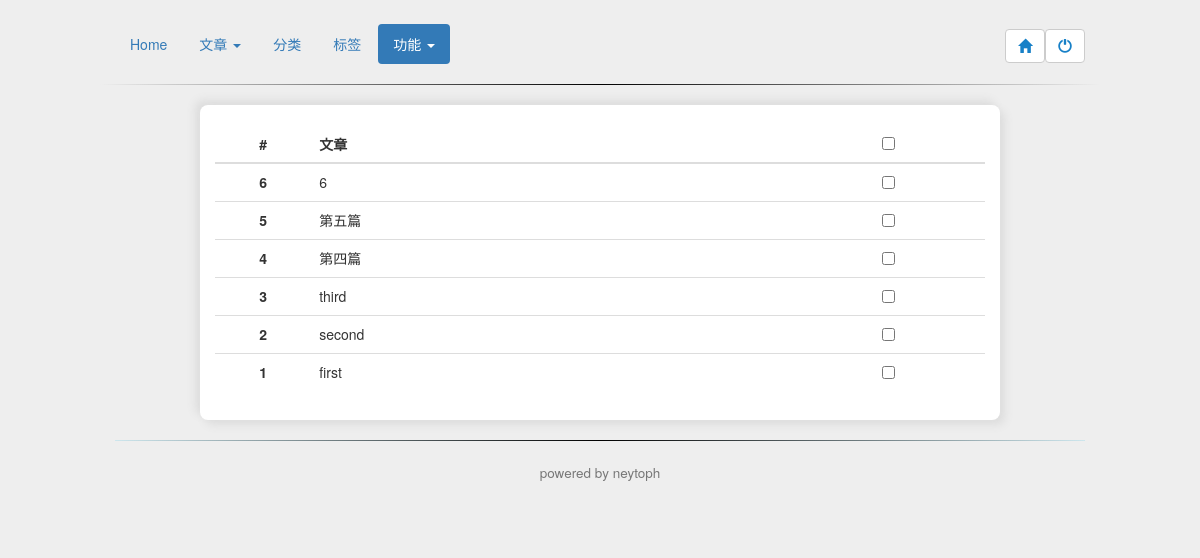
Page /index.php/admin/others/output on the earlier database version.
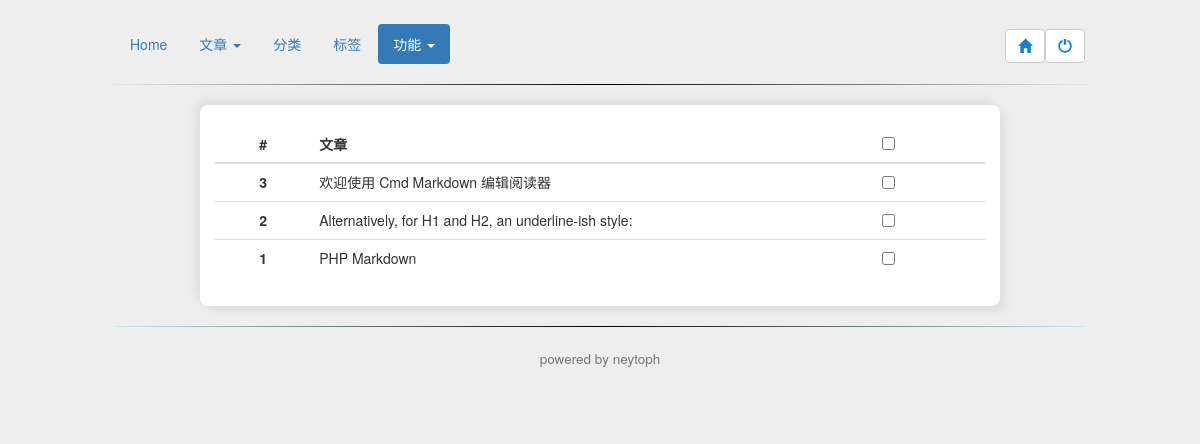
Same page on the later database version.
### tables this page shows
CREATE TABLE IF NOT EXISTS `articles` (
  `id` int(10) unsigned NOT NULL AUTO_INCREMENT,
  `title` varchar(255) NOT NULL,
  `content` text NOT NULL,
  `category` varchar(50) NOT NULL,
  `tag` varchar(100) NOT NULL,
  `published_at` datetime NOT NULL,
  `pv` int(50) unsigned NOT NULL DEFAULT '1',
  PRIMARY KEY (`id`)
);

### application/controllers/admin/Others.php (called while the page is built, shortened)
<?php
class Others extends CI_Controller {
	public function output()
	{
        $this->load->library('pagination');
        $config = $this->getPaginationConfig();
        $row = $this->uri->segment(4);
        $row = isset($row) ? $row : 0;
        $this->load->model('articles_model');
        $data['data'] = $this->articles_model->getArticlesDuring($row, $config['per_page']);
        $data['cur_title'] = array('','','','','active');
        $this->load->view('header');
        $this->load->view('admin/menu', $data);
        $this->load->view('admin/others_output', $data);
        $this->load->view('footer');
	}
	private function getPaginationConfig(){
		$this->load->database();
		$this->load->helper('url');
		$config['base_url'] = site_url('Others/output');
		$config['total_rows'] = $this->db->count_all('articles');
		$config['per_page'] = '10';
		$config['num_links'] = 3 ;
		$config['last_link'] = '末页';
		$config['first_link'] = '首页';
		$config['prev_link'] = false;
		$config['next_link'] = false;
		$config['first_tag_open'] = '<li>';
		$config['first_tag_close'] = '</li><li><a>...</a></li>';
		$config['last_tag_open'] = '<li><a>...</a></li><li>';
		$config['last_tag_close'] = '</li>';
		$config['cur_tag_open'] = '<li class="active"><a href="">';
		$config['cur_tag_close'] = '</li></a>';
		$config['num_tag_open'] = '<li>';
	 	$config['num_tag_close'] = '</li>';
	 	$config['prev_tag_open'] = '<li>';
		$config['prev_tag_close'] = '</li>';
		$config['next_tag_open'] = '<li>';
		$config['next_tag_close'] = '</li>';
		return $config;
	}
}

### index.php (called while the page is built, shortened)
<?php
require_once BASEPATH.'core/CodeIgniter.php';

### application/models/articles_model.php (called while the page is built, shortened)
<?php
class Articles_model extends CI_Model {
	public function getArticlesDuring($offset,$row){
		$sql="select * from articles order by id DESC limit {$offset},{$row}";
		$data = $this->db->query($sql)->result_array();
		return $data;
	}
}

### application/config/config.php (called while the page is built, shortened)
<?php
$config['base_url'] = 'http://localhost/blog/';
$config['index_page'] = 'index.php';
$config['uri_protocol']	= 'REQUEST_URI';
$config['url_suffix'] = '';
$config['language']	= 'english';
$config['charset'] = 'UTF-8';
$config['enable_hooks'] = FALSE;
$config['subclass_prefix'] = 'MY_';
$config['composer_autoload'] = FALSE;
$config['permitted_uri_chars'] = 'a-z 0-9~%.:_\-';
$config['allow_get_array'] = TRUE;
$config['enable_query_strings'] = FALSE;
$config['controller_trigger'] = 'c';
$config['function_trigger'] = 'm';
$config['directory_trigger'] = 'd';
$config['log_threshold'] = 0;
$config['log_path'] = '';
$config['log_file_extension'] = '';
$config['log_file_permissions'] = 0644;
$config['log_date_format'] = 'Y-m-d H:i:s';
$config['error_views_path'] = '';
$config['cache_path'] = '';
$config['cache_query_string'] = FALSE;
$config['encryption_key'] = '';
$config['sess_driver'] = 'files';
$config['sess_cookie_name'] = 'ci_session';
$config['sess_expiration'] = 7200;
$config['sess_save_path'] = NULL;
$config['sess_match_ip'] = FALSE;
$config['sess_time_to_update'] = 300;
$config['sess_regenerate_destroy'] = FALSE;
$config['cookie_prefix']	= '';
$config['cookie_domain']	= '';
$config['cookie_path']		= '/';
$config['cookie_secure']	= FALSE;
$config['cookie_httponly'] 	= FALSE;
$config['standardize_newlines'] = FALSE;
$config['global_xss_filtering'] = FALSE;
$config['csrf_protection'] = FALSE;
$config['csrf_token_name'] = 'csrf_test_name';
$config['csrf_cookie_name'] = 'csrf_cookie_name';
$config['csrf_expire'] = 7200;
$config['csrf_regenerate'] = TRUE;
$config['csrf_exclude_uris'] = array();
$config['compress_output'] = FALSE;
$config['time_reference'] = 'local';
$config['rewrite_short_tags'] = FALSE;
$config['proxy_ips'] = '';

### application/views/admin/others_output.php (the view, shortened to what this page needs)
<div class="col-sm-8  col-sm-offset-2 col-xs-10 col-xs-offset-1" style="background-color: #FFF;border-radius: 8px;box-shadow:5px 5px 8px #DDDDDD,-5px -5px 8px #DDDDDD;">
   <table class="table table-hover" style="margin-top:20px;margin-bottom:-15px">
      <thead >
         <tr>
            <th class="text-center">#</th>
            <th>文章</th>
            <th class="text-center"><input type="checkbox" value=""></th>
         </tr>
      </thead>
      <tbody>
         <?php foreach ($data as $key => $value): ?>
            <tr>
               <th class="text-center col-sm-1"><?php echo $value['id']?></th>
               <td class="col-sm-5"><?php echo $value['title']?></td>
               <td class="text-center col-sm-2"><input type="checkbox" value=""></td>
            </tr>
         <?php endforeach ?>
      </tbody>
   </table>
         <center>
      </center>
</div>

### application/views/header.php (shortened to what this page needs)
<!DOCTYPE html>
<html>
<head>
  <link rel="stylesheet" href="//cdn.bootcss.com/bootstrap/3.3.5/css/bootstrap.min.css">
  <link rel="stylesheet" href="<?php echo base_url('/public/css/github-markdown.css')?>">
  <link rel="stylesheet" href="<?php echo base_url('/public/css/bootstrap-datetimepicker.min.css')?>"/>
</head>
<body style="background-color: #EEE">

### application/views/admin/menu.php (shortened to what this page needs)
<div class="menu">
    <div class="col-sm-10 col-sm-offset-1 "style="padding-top:2%">
      <div class="row">
          <div class="col-xs-12">
            <ul class="nav nav-pills">
             <li class="<?php echo $cur_title[0];?>"><?php echo anchor("admin/index","Home","")?></li>
             <li class="dropdown <?php echo $cur_title[1];?>">
              <a class="dropdown-toggle" data-toggle="dropdown" href="#">
                文章 <span class="caret"></span>
              </a>
             </li>
             <li class="<?php echo $cur_title[2];?>"><?php echo anchor("admin/Category/index","分类","")?>
             <li class="<?php echo $cur_title[3];?>"><?php echo anchor("admin/Tag/index","标签","")?>
              <li class="dropdown <?php echo $cur_title[4];?>">
              <a class="dropdown-toggle" data-toggle="dropdown" href="#">
                功能 <span class="caret"></span>
              </a>
             </li>
             <button type="button" class="btn btn-default btn-md" data-toggle="modal" data-target="#myModal" style="float:right;margin-top:5px;color:#1780C7">
                <span class="glyphicon glyphicon-off"> </span>
              </button>
              <?php echo anchor("Articles/index",'<button type="button" class="btn btn-default btn-md"style="float:right;margin-top:5px;color:#1780C7">
                <span class="glyphicon glyphicon-home"></span>
              </button>',"")?>
             </ul>
          </div>
        </div>
        <div class="row">
          <hr style="border: none;height: 1px;background-color: #bbb;background-image: -webkit-linear-gradient(0deg, #EEE, #000, #EEE);">
        </div>
      </div>
    </div>

### application/views/footer.php (shortened to what this page needs)
<div class="container-fluid">
  <div class="row">
    <div class="col-sm-10 col-sm-offset-1 col-xs-12">
      <hr style="border: none;height: 1px;background-color: #bbb;background-image: -webkit-linear-gradient(0deg, #CDE6ED, #000, #CDE6ED);">
      <h4 class="text-center" style="margin-bottom:50px">
        <small>powered by neytoph</small>
      </h4>
    </div>
  </div>
</div>
</body>
</html>

Differences in the rows shown:
removed articles: id "6", title "6"
removed articles: id "5", title "第五篇"
removed articles: id "4", title "第四篇"
changed articles id 3: title "third" → "欢迎使用 Cmd Markdown 编辑阅读器"
changed articles id 2: title "second" → "Alternatively, for H1 and H2, an underline-ish style:"
changed articles id 1: title "first" → "PHP Markdown"
